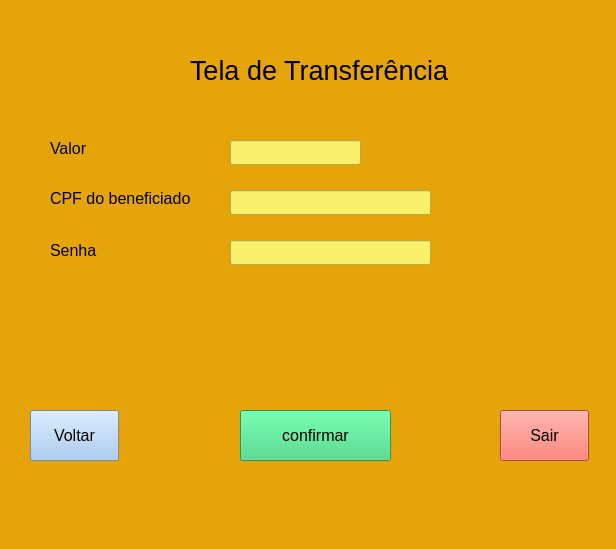
<?xml version="1.0" encoding="UTF-8"?>
<ui version="4.0">
 <class>MainWindow</class>
 <widget class="QMainWindow" name="MainWindow">
  <property name="geometry">
   <rect>
    <x>0</x>
    <y>0</y>
    <width>616</width>
    <height>549</height>
   </rect>
  </property>
  <property name="font">
   <font>
    <pointsize>12</pointsize>
   </font>
  </property>
  <property name="windowTitle">
   <string>MainWindow</string>
  </property>
  <property name="styleSheet">
   <string notr="true">background-color: rgb(229, 165, 10);</string>
  </property>
  <widget class="QWidget" name="centralwidget">
   <widget class="QLabel" name="label">
    <property name="geometry">
     <rect>
      <x>190</x>
      <y>30</y>
      <width>281</width>
      <height>81</height>
     </rect>
    </property>
    <property name="font">
     <font>
      <pointsize>20</pointsize>
     </font>
    </property>
    <property name="text">
     <string>Tela de Transferência</string>
    </property>
   </widget>
   <widget class="QLabel" name="label_2">
    <property name="geometry">
     <rect>
      <x>50</x>
      <y>140</y>
      <width>67</width>
      <height>17</height>
     </rect>
    </property>
    <property name="font">
     <font>
      <pointsize>12</pointsize>
     </font>
    </property>
    <property name="text">
     <string>Valor</string>
    </property>
   </widget>
   <widget class="QLineEdit" name="lineEdit">
    <property name="geometry">
     <rect>
      <x>230</x>
      <y>140</y>
      <width>131</width>
      <height>25</height>
     </rect>
    </property>
    <property name="font">
     <font>
      <pointsize>12</pointsize>
     </font>
    </property>
    <property name="styleSheet">
     <string notr="true">background-color: rgb(249, 240, 107);</string>
    </property>
   </widget>
   <widget class="QPushButton" name="pushButton">
    <property name="geometry">
     <rect>
      <x>30</x>
      <y>410</y>
      <width>89</width>
      <height>51</height>
     </rect>
    </property>
    <property name="font">
     <font>
      <pointsize>12</pointsize>
     </font>
    </property>
    <property name="styleSheet">
     <string notr="true">
background-color: rgb(153, 193, 241);</string>
    </property>
    <property name="text">
     <string>Voltar</string>
    </property>
   </widget>
   <widget class="QPushButton" name="pushButton_2">
    <property name="geometry">
     <rect>
      <x>240</x>
      <y>410</y>
      <width>151</width>
      <height>51</height>
     </rect>
    </property>
    <property name="font">
     <font>
      <pointsize>12</pointsize>
     </font>
    </property>
    <property name="styleSheet">
     <string notr="true">background-color: rgb(143, 240, 164);
background-color: rgb(51, 209, 122);</string>
    </property>
    <property name="text">
     <string>confirmar</string>
    </property>
   </widget>
   <widget class="QPushButton" name="pushButton_3">
    <property name="geometry">
     <rect>
      <x>500</x>
      <y>410</y>
      <width>89</width>
      <height>51</height>
     </rect>
    </property>
    <property name="font">
     <font>
      <pointsize>12</pointsize>
     </font>
    </property>
    <property name="styleSheet">
     <string notr="true">background-color: rgb(246, 97, 81);</string>
    </property>
    <property name="text">
     <string>Sair</string>
    </property>
   </widget>
   <widget class="QLabel" name="label_4">
    <property name="geometry">
     <rect>
      <x>50</x>
      <y>190</y>
      <width>151</width>
      <height>17</height>
     </rect>
    </property>
    <property name="font">
     <font>
      <pointsize>12</pointsize>
     </font>
    </property>
    <property name="text">
     <string>CPF do beneficiado</string>
    </property>
   </widget>
   <widget class="QLineEdit" name="lineEdit_2">
    <property name="geometry">
     <rect>
      <x>230</x>
      <y>190</y>
      <width>201</width>
      <height>25</height>
     </rect>
    </property>
    <property name="font">
     <font>
      <pointsize>12</pointsize>
     </font>
    </property>
    <property name="styleSheet">
     <string notr="true">background-color: rgb(249, 240, 107);</string>
    </property>
   </widget>
   <widget class="QLineEdit" name="lineEdit_3">
    <property name="geometry">
     <rect>
      <x>230</x>
      <y>240</y>
      <width>201</width>
      <height>25</height>
     </rect>
    </property>
    <property name="font">
     <font>
      <pointsize>12</pointsize>
     </font>
    </property>
    <property name="styleSheet">
     <string notr="true">background-color: rgb(249, 240, 107);</string>
    </property>
   </widget>
   <widget class="QLabel" name="label_5">
    <property name="geometry">
     <rect>
      <x>50</x>
      <y>240</y>
      <width>67</width>
      <height>21</height>
     </rect>
    </property>
    <property name="font">
     <font>
      <pointsize>12</pointsize>
     </font>
    </property>
    <property name="text">
     <string>Senha</string>
    </property>
   </widget>
   <widget class="QLabel" name="label_6">
    <property name="geometry">
     <rect>
      <x>180</x>
      <y>320</y>
      <width>351</width>
      <height>41</height>
     </rect>
    </property>
    <property name="font">
     <font>
      <pointsize>12</pointsize>
     </font>
    </property>
    <property name="text">
     <string/>
    </property>
   </widget>
  </widget>
  <widget class="QMenuBar" name="menubar">
   <property name="geometry">
    <rect>
     <x>0</x>
     <y>0</y>
     <width>616</width>
     <height>22</height>
    </rect>
   </property>
  </widget>
  <widget class="QStatusBar" name="statusbar"/>
 </widget>
 <resources/>
 <connections/>
</ui>
